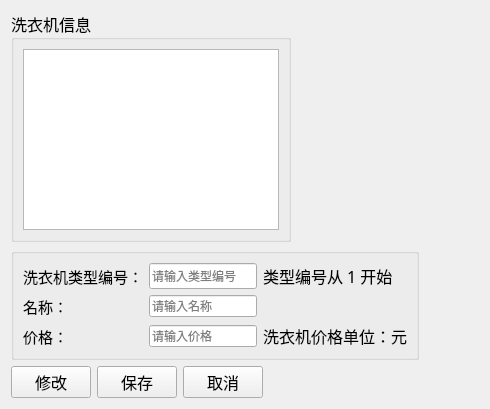
<?xml version="1.0" encoding="UTF-8"?>
<ui version="4.0">
 <class>ModiftRoomPrice</class>
 <widget class="QWidget" name="ModiftRoomPrice">
  <property name="geometry">
   <rect>
    <x>0</x>
    <y>0</y>
    <width>490</width>
    <height>409</height>
   </rect>
  </property>
  <property name="windowTitle">
   <string>Form</string>
  </property>
  <layout class="QVBoxLayout" name="verticalLayout_4">
   <item>
    <layout class="QVBoxLayout" name="verticalLayout_3">
     <item>
      <layout class="QHBoxLayout" name="horizontalLayout_5">
       <item>
        <widget class="QGroupBox" name="groupBox">
         <property name="font">
          <font>
           <family>楷体</family>
           <pointsize>12</pointsize>
          </font>
         </property>
         <property name="title">
          <string>洗衣机信息</string>
         </property>
         <layout class="QVBoxLayout" name="verticalLayout">
          <item>
           <widget class="QTableView" name="tableView">
            <property name="maximumSize">
             <size>
              <width>16777215</width>
              <height>300</height>
             </size>
            </property>
           </widget>
          </item>
         </layout>
        </widget>
       </item>
       <item>
        <widget class="QLabel" name="label_6">
         <property name="sizePolicy">
          <sizepolicy hsizetype="Expanding" vsizetype="Expanding">
           <horstretch>0</horstretch>
           <verstretch>0</verstretch>
          </sizepolicy>
         </property>
         <property name="styleSheet">
          <string notr="true">image: url(:/image/house/06.jpg);</string>
         </property>
         <property name="text">
          <string/>
         </property>
        </widget>
       </item>
      </layout>
     </item>
     <item>
      <layout class="QHBoxLayout" name="horizontalLayout">
       <item>
        <layout class="QHBoxLayout" name="horizontalLayout_3">
         <item>
          <widget class="QGroupBox" name="groupBox_2">
           <property name="title">
            <string/>
           </property>
           <layout class="QVBoxLayout" name="verticalLayout_2">
            <item>
             <layout class="QGridLayout" name="gridLayout">
              <item row="1" column="1">
               <widget class="QLineEdit" name="lineEditName">
                <property name="sizePolicy">
                 <sizepolicy hsizetype="Maximum" vsizetype="Fixed">
                  <horstretch>0</horstretch>
                  <verstretch>0</verstretch>
                 </sizepolicy>
                </property>
                <property name="placeholderText">
                 <string>请输入名称</string>
                </property>
               </widget>
              </item>
              <item row="2" column="0">
               <widget class="QLabel" name="label_3">
                <property name="font">
                 <font>
                  <family>楷体</family>
                  <pointsize>11</pointsize>
                 </font>
                </property>
                <property name="text">
                 <string>价格：</string>
                </property>
               </widget>
              </item>
              <item row="2" column="1">
               <widget class="QLineEdit" name="lineEditPrice">
                <property name="sizePolicy">
                 <sizepolicy hsizetype="Maximum" vsizetype="Fixed">
                  <horstretch>0</horstretch>
                  <verstretch>0</verstretch>
                 </sizepolicy>
                </property>
                <property name="placeholderText">
                 <string>请输入价格</string>
                </property>
               </widget>
              </item>
              <item row="0" column="0">
               <widget class="QLabel" name="label">
                <property name="font">
                 <font>
                  <family>楷体</family>
                  <pointsize>11</pointsize>
                 </font>
                </property>
                <property name="text">
                 <string>洗衣机类型编号：</string>
                </property>
               </widget>
              </item>
              <item row="0" column="1">
               <widget class="QLineEdit" name="lineEditNo">
                <property name="sizePolicy">
                 <sizepolicy hsizetype="Maximum" vsizetype="Fixed">
                  <horstretch>0</horstretch>
                  <verstretch>0</verstretch>
                 </sizepolicy>
                </property>
                <property name="minimumSize">
                 <size>
                  <width>40</width>
                  <height>26</height>
                 </size>
                </property>
                <property name="placeholderText">
                 <string>请输入类型编号</string>
                </property>
               </widget>
              </item>
              <item row="1" column="0">
               <widget class="QLabel" name="label_2">
                <property name="font">
                 <font>
                  <family>楷体</family>
                  <pointsize>11</pointsize>
                 </font>
                </property>
                <property name="text">
                 <string>名称：</string>
                </property>
               </widget>
              </item>
              <item row="0" column="2">
               <widget class="QLabel" name="label_4">
                <property name="font">
                 <font>
                  <family>楷体</family>
                  <pointsize>12</pointsize>
                 </font>
                </property>
                <property name="text">
                 <string>类型编号从 1 开始</string>
                </property>
               </widget>
              </item>
              <item row="2" column="2">
               <widget class="QLabel" name="label_5">
                <property name="font">
                 <font>
                  <family>楷体</family>
                  <pointsize>12</pointsize>
                 </font>
                </property>
                <property name="text">
                 <string>洗衣机价格单位：元</string>
                </property>
               </widget>
              </item>
             </layout>
            </item>
           </layout>
          </widget>
         </item>
        </layout>
       </item>
       <item>
        <spacer name="horizontalSpacer_4">
         <property name="orientation">
          <enum>Qt::Horizontal</enum>
         </property>
         <property name="sizeHint" stdset="0">
          <size>
           <width>40</width>
           <height>20</height>
          </size>
         </property>
        </spacer>
       </item>
      </layout>
     </item>
     <item>
      <layout class="QHBoxLayout" name="horizontalLayout_4">
       <item>
        <layout class="QHBoxLayout" name="horizontalLayout_2">
         <item>
          <widget class="QPushButton" name="pbnModify">
           <property name="sizePolicy">
            <sizepolicy hsizetype="Maximum" vsizetype="Fixed">
             <horstretch>0</horstretch>
             <verstretch>0</verstretch>
            </sizepolicy>
           </property>
           <property name="minimumSize">
            <size>
             <width>80</width>
             <height>0</height>
            </size>
           </property>
           <property name="font">
            <font>
             <family>楷体</family>
             <pointsize>12</pointsize>
            </font>
           </property>
           <property name="cursor">
            <cursorShape>OpenHandCursor</cursorShape>
           </property>
           <property name="text">
            <string>修改</string>
           </property>
          </widget>
         </item>
         <item>
          <widget class="QPushButton" name="pbnSave">
           <property name="sizePolicy">
            <sizepolicy hsizetype="Maximum" vsizetype="Fixed">
             <horstretch>0</horstretch>
             <verstretch>0</verstretch>
            </sizepolicy>
           </property>
           <property name="minimumSize">
            <size>
             <width>80</width>
             <height>0</height>
            </size>
           </property>
           <property name="font">
            <font>
             <family>楷体</family>
             <pointsize>12</pointsize>
            </font>
           </property>
           <property name="cursor">
            <cursorShape>OpenHandCursor</cursorShape>
           </property>
           <property name="text">
            <string>保存</string>
           </property>
          </widget>
         </item>
         <item>
          <widget class="QPushButton" name="pbnCancel">
           <property name="sizePolicy">
            <sizepolicy hsizetype="Maximum" vsizetype="Fixed">
             <horstretch>0</horstretch>
             <verstretch>0</verstretch>
            </sizepolicy>
           </property>
           <property name="minimumSize">
            <size>
             <width>80</width>
             <height>23</height>
            </size>
           </property>
           <property name="font">
            <font>
             <family>楷体</family>
             <pointsize>12</pointsize>
            </font>
           </property>
           <property name="cursor">
            <cursorShape>OpenHandCursor</cursorShape>
           </property>
           <property name="text">
            <string>取消</string>
           </property>
          </widget>
         </item>
        </layout>
       </item>
       <item>
        <spacer name="horizontalSpacer_3">
         <property name="orientation">
          <enum>Qt::Horizontal</enum>
         </property>
         <property name="sizeHint" stdset="0">
          <size>
           <width>40</width>
           <height>20</height>
          </size>
         </property>
        </spacer>
       </item>
      </layout>
     </item>
    </layout>
   </item>
  </layout>
 </widget>
 <resources/>
 <connections/>
</ui>
